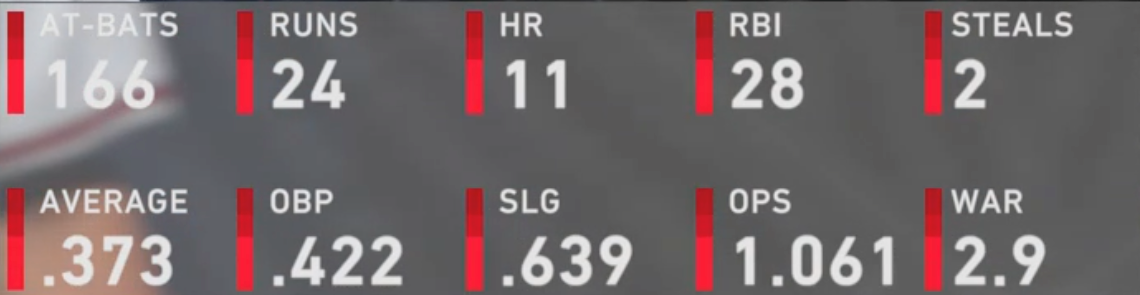
#> input picture divleague_crop.png, 1140 x 295 px
$ jupyter execute --allow-errors MLBScreenOCR.ipynb
#> lines starting #> are read from the running program, lines starting #| are printed output that depends on the picture; after the words box and inside, x2 and y2 are one past the last pixel; in counts of white or black regions, pixels touching at a corner belong together; long printed decimals are rounded
### classify.py
import numpy as np

H_DIV = 10
W_DIV = 3
REGION_THRESH = 0.6

class CharClassifier(object):
    def __init__(self,
                 feat_mat_filename='digit_feat_map.npy',
                 h_div=H_DIV, w_div=W_DIV, thresh_region=REGION_THRESH):
        self.feat_mat_filename = feat_mat_filename
        self.feat_mat_classes, self.feat_mat = self.load_feat_mat(feat_mat_filename)
        self.h_div = h_div
        self.w_div = w_div
        self.thresh_region = thresh_region

    def load_feat_mat(self, feat_mat_filename):
        data = np.load(feat_mat_filename)
        return data['feat_mat_classes'], data['feat_mat']

    def get_features(self, img):
        if np.max(img) == 255.:
            img = img / 255.
        h, w = img.shape
        h_win = int(h / self.h_div)
        w_win = int(w / self.w_div)
        div = (h_win * w_win)

        feat_ratio = h / w
        feat_regions = []
        for y in range(self.h_div):
            for x in range(self.w_div):
                win = img[y * h_win: (y+1) * h_win, x * w_win: (x+1) * w_win]
                occ_ratio = np.sum(win)
                occ_ratio /= div
                if occ_ratio >= self.thresh_region:
                    feat_regions.append(1.)
                else:
                    feat_regions.append(-1.)
        return feat_regions

    def classify(self, img):
        # Ratio intervals found in MLBScreenOCR
        h, w = img.shape
        ratio = h / w
        if ratio < 0.5:
            return '-'
        if ratio >= 0.5 and ratio < 1.3:
            return '.'
        if ratio >= 1.3 and ratio < 2.7:
            digit_features = self.get_features(img)
            idx = np.argmax(np.dot(self.feat_mat, digit_features))
            return str(self.feat_mat_classes[idx])
        if ratio >= 2.7:
            return '1'

    def __call__(self, img):
        return self.classify(img)

### MLBScreenOCR.ipynb
[cell 1]
import glob
import os

import cv2
import matplotlib.pyplot as plt
import numpy as np

from IPython.display import Image
from IPython.display import display

[cell 2]
img_files = ['divleague_crop.png', 'divleague2_crop.png']

## Load and preprocess cropped area

[cell 3]
def preprocess_img(img_filename):
#> called with img_filename = 'divleague_crop.png'
    img = cv2.imread(img_filename)
#> img is the input picture: shape (295, 1140, 3); mean B, G, R 107.7, 105.9, 116.7
    img_bw = cv2.cvtColor(img, cv2.COLOR_BGR2GRAY)
    img_bw = cv2.medianBlur(img_bw, 5)
    return img, img_bw

img1, img1_proc = preprocess_img(img_files[0])
img2, img2_proc = preprocess_img(img_files[1])
#> call 2 of preprocess_img, with img_filename = 'divleague2_crop.png'
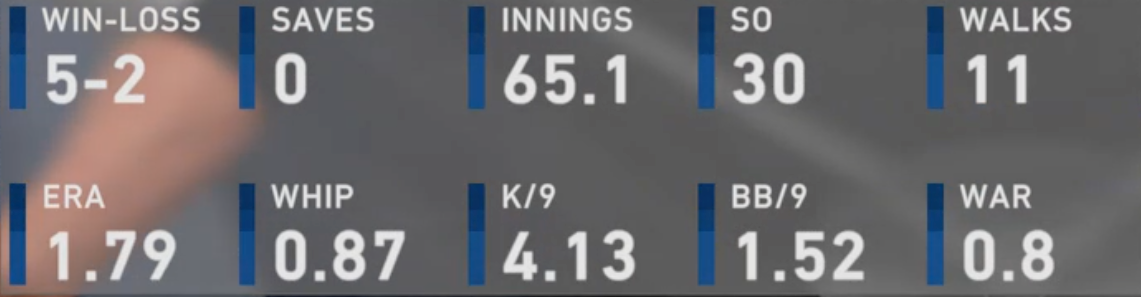
#> input picture divleague2_crop.png, 1141 x 297 px
#> in preprocess_img, img is the input picture: shape (297, 1141, 3); mean B, G, R 110.2, 107.3, 108.9
#> in preprocess_img (call 2), `img_bw = cv2.cvtColor(img, cv2.COLOR_BGR2GRAY)`:
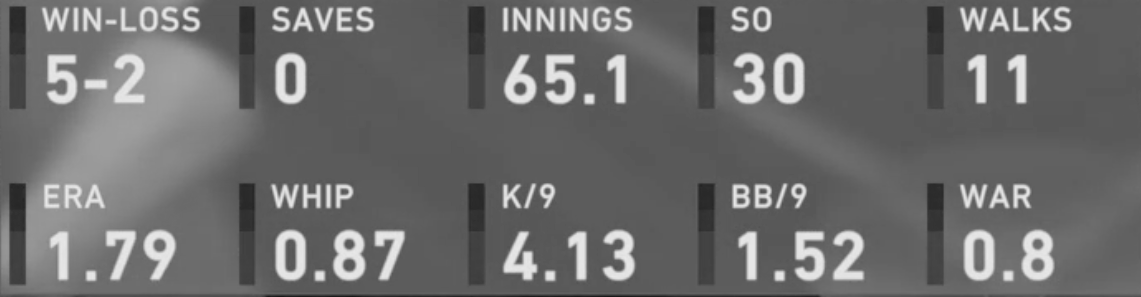
#> img_bw: shape (297, 1141); min 23, max 236, mean 108.1

def plot(images):
    plt.figure(figsize=(20,10))
#> (this line was passed over: IPython is not available in this run)
    columns = len(images)
#> columns = 4
    for i, image in enumerate(images):
        plt.subplot(len(images) / columns + 1, columns, i + 1)
        plt.imshow(image)
#> this loop made 1 pass

plot([img1, img2, img1_proc, img2_proc])
#> (the call stopped at in plot, `plt.subplot(len(images) / columns + 1, columns, i + 1)`: IPython is not available in this run)

## Threshold to find characters

[cell 4]
_, img1_thresh = cv2.threshold(img1_proc, 210, 255, cv2.THRESH_BINARY)
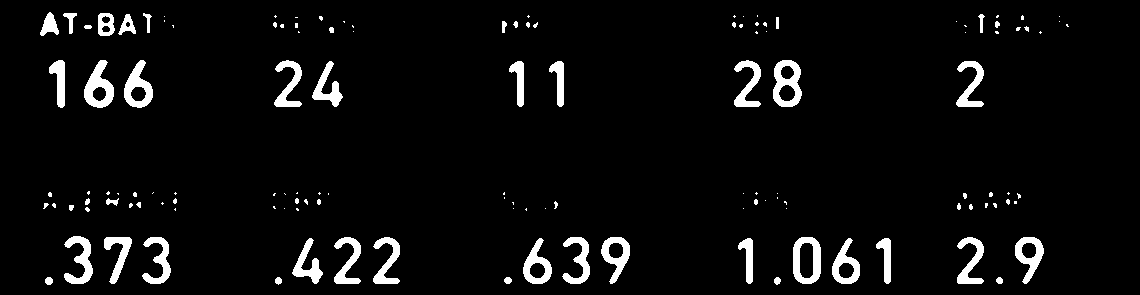
#> img1_thresh: shape (295, 1140); 5% white; 134 white regions (81 under 20 px), largest, box (x1, y1, x2, y2) and area: (773, 60, 802, 107) 801, (84, 60, 114, 108) 768, (793, 237, 821, 284) 756
_, img2_thresh = cv2.threshold(img2_proc, 210, 255, cv2.THRESH_BINARY)
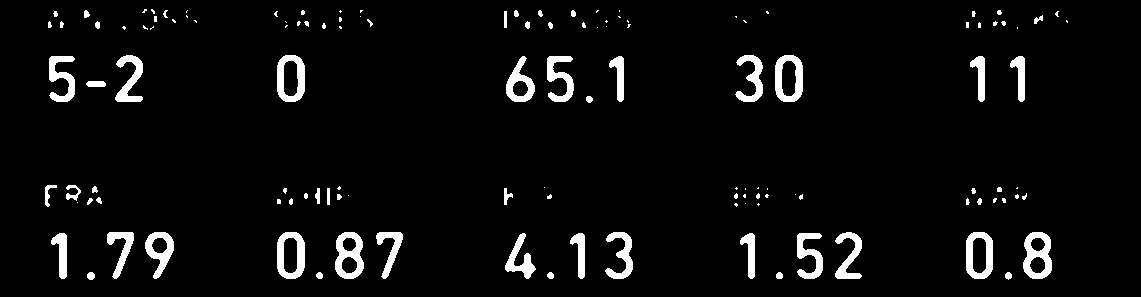
#> img2_thresh: shape (297, 1141); 4.7% white; 128 white regions (66 under 20 px), largest, box (x1, y1, x2, y2) and area: (1023, 232, 1052, 279) 806, (335, 232, 364, 279) 797, (775, 55, 803, 102) 751
plot([img1_thresh, img2_thresh])
#> the loop in plot, `for i, image in enumerate(images):` made 1 pass
#> (the call stopped at in plot, `plt.subplot(len(images) / columns + 1, columns, i + 1)`: IPython is not available in this run)

## Find characters as connected components and find text lines for numbers

[cell 5]
def get_numbers_bbox(img):
    ret, img_label = cv2.connectedComponents(img)
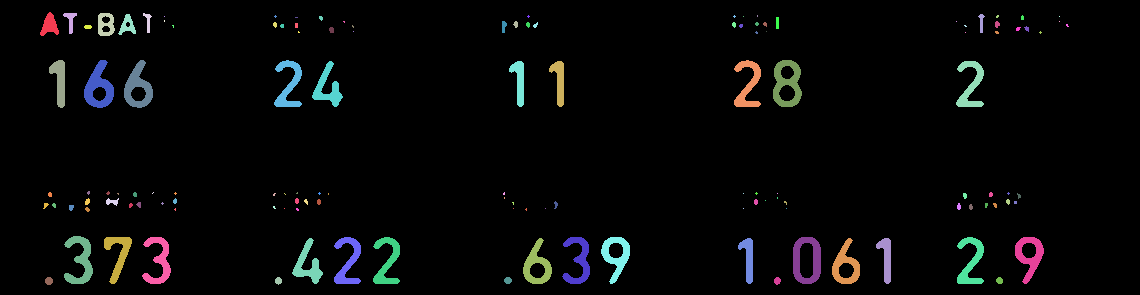
#> img_label: shape (295, 1140) int32; 135 distinct labels, from 0 to 134; one colour per label, 0 black
#> ret = 135
    labels = np.unique(img_label)
#> labels = 135 values from 0 to 134
    boxes = []
    for label in labels:
        y, x = np.where(img_label == label)  # row (y), col (x)
        min_y = np.min(y)
        min_x = np.min(x)
        max_y = np.max(y)
        max_x = np.max(x)
        box_h_diff = np.abs(max_y - min_y)
        box_w_diff = np.abs(max_x - min_x)
        boxes.append([min_x, min_y, max_x, max_y])
#> this loop made 135 passes
#> (min_y, min_x, max_y, max_x, box_h_diff, box_w_diff) on passes 1, 2, 3, 4, 5, 6, 11, 18, 22, 23, 25, 27: (0, 0, 294, 1139, 294, 1139), (12, 40, 35, 58, 23, 18), (13, 63, 33, 76, 20, 13), (13, 98, 35, 114, 22, 16), (13, 143, 32, 151, 19, 8), (14, 118, 34, 135, 20, 17), (14, 978, 32, 984, 18, 6), (17, 776, 28, 778, 11, 2), (21, 502, 32, 506, 11, 4), (21, 513, 27, 517, 6, 4), (21, 995, 27, 999, 6, 4), (22, 273, 27, 276, 5, 3)
#> (y, x, min_y, min_x, max_y, max_x, box_h_diff, box_w_diff) on passes 7, 8, 9, 10, 12, 14: ([15, 16, 16, 16, 17], [275, 274, 275, 276, 275], 15, 274, 17, 276, 2, 2), ([15, 16, 16, 16, 17], [528, 527, 528, 529, 528], 15, 527, 17, 529, 2, 2), ([15, 16, 16, 16, 17], [734, 733, 734, 735, 734], 15, 733, 17, 735, 2, 2), ([15, 16], [757, 757], 15, 757, 16, 757, 1, 0), ([15, 15, 16, 16, 16, 17, 17], [997, 998, 996, 997, 998, 996, 997], 15, 996, 17, 998, 2, 2), ([16], [164], 16, 164, 16, 164, 0, 0)
#> after the loop, boxes = 135 items, first 6: [0, 0, 1139, 294], [40, 12, 58, 35], [63, 13, 76, 33], [98, 13, 114, 35], [143, 13, 151, 32], [118, 14, 135, 34]

    height, width = img.shape
#> height = 295; width = 1140
    hist_x = np.zeros(width)
#> hist_x = 1140 values from 0 to 0
    hist_y = np.zeros(height)
#> hist_y = 295 values from 0 to 0
    for bbox in boxes:
        hist_x[bbox[0]: bbox[2]] += 1
        hist_y[bbox[1]: bbox[3]] += 1
#> this loop made 135 passes
#> bbox on passes 1 to 12: [0, 0, 1139, 294], [40, 12, 58, 35], [63, 13, 76, 33], [98, 13, 114, 35], [143, 13, 151, 32], [118, 14, 135, 34], [274, 15, 276, 17], [527, 15, 529, 17], [733, 15, 735, 17], [757, 15, 757, 16], [978, 14, 984, 32], [996, 15, 998, 17]
#> after the loop, hist_x = 1140 values, max 8 at index 296, min 0 at index 1139, mean 1.82; hist_y = 295 values, max 24 at index 25, min 0 at index 294, mean 6.35

    return boxes, hist_x, hist_y

bbox1, hist1_x, hist1_y = get_numbers_bbox(img1_thresh)
#> bbox1 has the same summary as boxes in get_numbers_bbox; hist1_x has the same summary as hist_x in get_numbers_bbox; hist1_y has the same summary as hist_y in get_numbers_bbox
bbox2, hist2_x, hist2_y = get_numbers_bbox(img2_thresh)
#> in get_numbers_bbox (call 2), `ret, img_label = cv2.connectedComponents(img)`:
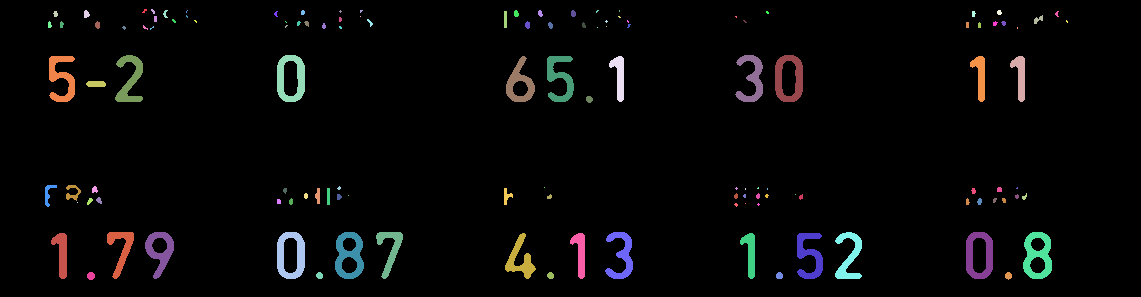
#> img_label: shape (297, 1141) int32; 129 distinct labels, from 0 to 128; one colour per label, 0 black
#> in get_numbers_bbox (call 2), `ret, img_label = cv2.connectedComponents(img)`: ret = 129
#> in get_numbers_bbox (call 2), `labels = np.unique(img_label)`: labels = 129 values from 0 to 128
#> the loop in get_numbers_bbox (call 2), `for label in labels:` made 129 passes
#> (min_y, min_x, max_y, max_x, box_h_diff, box_w_diff) on passes 1, 4, 5, 6, 9, 12, 13, 14, 15, 19, 20, 23: (0, 0, 296, 1140, 296, 1140), (11, 53, 16, 57, 5, 4), (10, 84, 17, 89, 7, 5), (10, 163, 17, 167, 7, 4), (10, 301, 14, 304, 4, 3), (11, 504, 27, 506, 16, 2), (10, 514, 16, 518, 6, 4), (10, 538, 16, 542, 6, 4), (10, 571, 16, 575, 6, 4), (11, 972, 16, 975, 5, 3), (10, 997, 14, 1001, 4, 4), (15, 1034, 23, 1042, 8, 8)
#> (y, x, min_y, min_x, max_y, max_x, box_h_diff, box_w_diff) on passes 2, 3, 7, 10, 11: ([9, 9, 9, 10, 10, 10, 11, 11, 12, 12, 12], [144, 145, 146, 144, 145, 146, 143, 144, 142, 143, 144], 9, 142, 12, 146, 3, 4), ([9, 9, 10, 10, 10, 11, 11, 11, 12, 12, 13, 13], [151, 152, 151, 152, 153, 152, 153, 154, 153, 154, 153, 154], 9, 151, 13, 154, 4, 3), ([10, 11, 12], [187, 186, 186], 10, 186, 12, 187, 2, 1), ([10, 11, 11, 11, 12], [340, 339, 340, 341, 340], 10, 339, 12, 341, 2, 2), ([10, 10, 10, 11, 11, 12], [360, 361, 362, 360, 361, 360], 10, 360, 12, 362, 2, 2)
#> the loop in get_numbers_bbox (call 2), `for bbox in boxes:` made 129 passes
#> bbox on passes 1 to 12: [0, 0, 1140, 296], [142, 9, 146, 12], [151, 9, 154, 13], [53, 11, 57, 16], [84, 10, 89, 17], [163, 10, 167, 17], [186, 10, 187, 12], [274, 11, 277, 16], [301, 10, 304, 14], [339, 10, 341, 12], [360, 10, 362, 12], [504, 11, 506, 27]

#> (the rest of this cell did not finish here and is left out)

[cell 6]
height, width = img1_thresh.shape
top_y1, top_y2 = 50 / height, 120 / height
bottom_y1, bottom_y2 = 225 / height, height / height

print(top_y1, top_y2, bottom_y1, bottom_y2)
#| 0.1695 0.4068 0.7627 1.0

[cell 7]
def filter_rows(bboxes, height, top_y1, top_y2, bottom_y1, bottom_y2):
#> called with height = 295, top_y1 = 0.169, top_y2 = 0.407, bottom_y1 = 0.763, bottom_y2 = 1
    if len(bboxes) > 0:
        top_row = []
        bottom_row = []

        # Filter for row by heuristic of pixels
        for bbox in bboxes:
            y1, y2 = bbox[1] / height, bbox[3] / height
            if y1 > top_y1 and y1 < top_y2 and y2 > top_y1 and y2 < top_y2:
                top_row.append(bbox)
            if y1 > bottom_y1 and y1 < bottom_y2 and y2 > bottom_y1 and y2 < bottom_y2:
                bottom_row.append(bbox)
        top_row.sort(key=lambda x:x[0])
        bottom_row.sort(key=lambda x:x[0])

    return top_row, bottom_row

chars1 = filter_rows(bbox1, img1_thresh.shape[0], top_y1, top_y2, bottom_y1, bottom_y2)
chars2 = filter_rows(bbox2, img2_thresh.shape[0], top_y1, top_y2, bottom_y1, bottom_y2)
#> the loop in filter_rows (call 2), `for bbox in bboxes:` made 129 passes

def plot_bbox(img_orig, rows):
    img = img_orig.copy()
    top_row, bottom_row = rows
    for bbox in top_row:
        img = cv2.rectangle(img, (bbox[0], bbox[1]), (bbox[2], bbox[3]), (255, 0, 0), thickness=3)
#> this loop made 10 passes
#> bbox on passes 1 to 10: [49, 60, 64, 107], [84, 60, 113, 107], [124, 60, 152, 107], [274, 60, 301, 106], [312, 61, 342, 106], [509, 61, 523, 106], [549, 61, 563, 106], [734, 60, 760, 106], [773, 60, 801, 106], [956, 61, 983, 106]
#> img: shape (295, 1140, 3)
    for bbox in bottom_row:
        img = cv2.rectangle(img, (bbox[0], bbox[1]), (bbox[2], bbox[3]), (0, 255, 0), thickness=3)
#> this loop made 20 passes
#> bbox on passes 1 to 12: [45, 277, 52, 284], [64, 236, 92, 283], [104, 237, 131, 283], [142, 237, 170, 283], [275, 277, 281, 284], [292, 238, 322, 283], [334, 237, 360, 283], [373, 237, 399, 283], [504, 277, 511, 283], [523, 238, 551, 283], [562, 237, 589, 283], [601, 237, 629, 283]
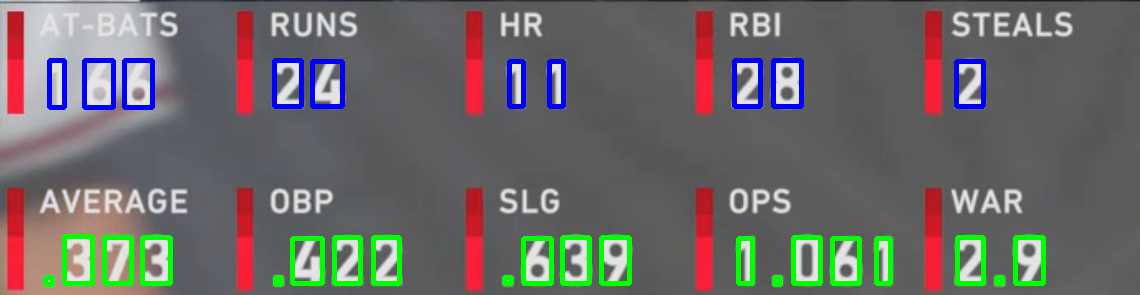
#> img: shape (295, 1140, 3); mean B, G, R 104.5, 105.9, 108.1
    return img

img1_rect = plot_bbox(img1, chars1)
img2_rect = plot_bbox(img2, chars2)
#> the loop in plot_bbox (call 2), `for bbox in top_row:` made 12 passes
#> bbox on passes 1 to 12: [49, 56, 74, 101], [86, 81, 105, 86], [115, 55, 142, 101], [277, 55, 304, 101], [506, 56, 534, 101], [547, 56, 573, 101], [586, 96, 592, 102], [609, 56, 623, 101], [735, 55, 762, 101], [775, 55, 802, 101], [970, 56, 984, 101], [1010, 56, 1024, 101]
#> after the loop in plot_bbox (call 2), `for bbox in top_row:`:
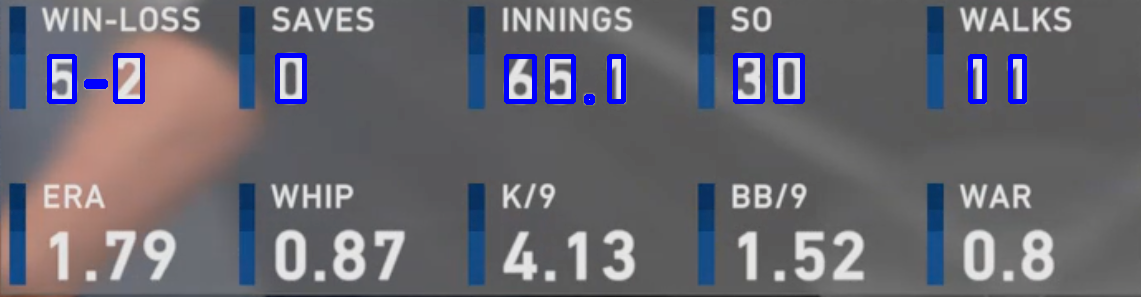
#> img: shape (297, 1141, 3); mean B, G, R 112, 103.9, 105.4
#> the loop in plot_bbox (call 2), `for bbox in bottom_row:` made 19 passes
#> bbox on passes 1 to 12: [51, 233, 66, 278], [87, 272, 94, 279], [107, 232, 133, 278], [145, 232, 173, 278], [277, 232, 304, 278], [316, 272, 322, 278], [335, 232, 363, 278], [376, 232, 402, 278], [505, 233, 535, 278], [547, 272, 553, 278], [570, 233, 584, 278], [605, 232, 632, 278]
#> after the loop in plot_bbox (call 2), `for bbox in bottom_row:`:
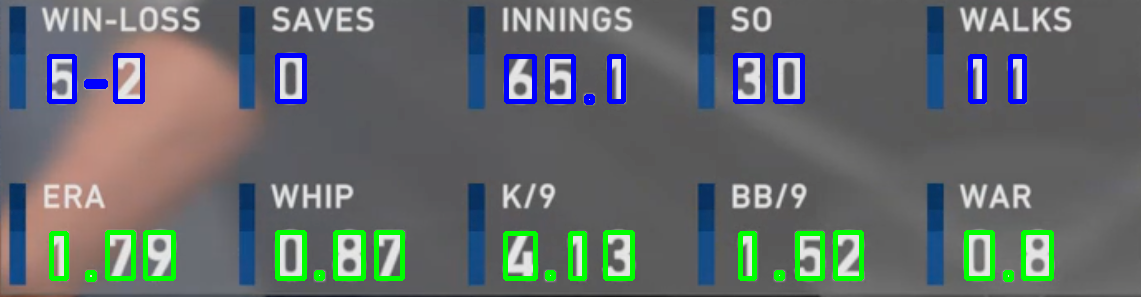
#> img: shape (297, 1141, 3); mean B, G, R 107.2, 106.7, 100.5
plot([img1_rect, img2_rect])
#> (the call stopped at in plot, `plt.subplot(len(images) / columns + 1, columns, i + 1)`: IPython is not available in this run)

## Create classifier for characters

[cell 8]
h_reg = 10
w_reg = 3

def get_features(img):
    h, w = img.shape
    img = img / 255.

    h_win = int(h / h_reg)
    w_win = int(w / w_reg)
    div = (h_win * w_win)
    thresh_region = 0.6

    feat_ratio = h / w
    feat_regions = []
    for y in range(h_reg):
        for x in range(w_reg):
            win = img[y * h_win: (y+1) * h_win, x * w_win: (x+1) * w_win]
            occ_ratio = np.sum(win)
            occ_ratio /= div
            if occ_ratio >= thresh_region:
                feat_regions.append(1.)
            else:
                feat_regions.append(-1.)

    return [feat_ratio, *feat_regions]

train_files = glob.glob(os.path.join('data', 'train', '*.png'))
class_list = []
feat_mat = []
for train_file in train_files:
    img = cv2.imread(train_file)
    img = cv2.cvtColor(img, cv2.COLOR_BGR2GRAY)
    h, w = img.shape
    feat = get_features(img)
    char_class = train_file.split('/')[-1].split('.')[0]
    class_list.append(char_class)
    feat_mat.append(feat[1:])
    print(char_class, feat[0])

[cell 9]
for c, f in zip(class_list, feat_mat):
    print(c)
    display(np.array(f).reshape(h_reg, w_reg))

[cell 10]
feat_mat_classes = [0, 2, 3, 4, 5, 6, 7, 8, 9]
#> (the rest of this cell did not finish here and is left out)

[cell 11]
import classify

char_classifier = classify.CharClassifier('digit_feat_map.npy')
#> (reads digit_feat_map.npy from the repository)

test_files = glob.glob(os.path.join('chars', '*', '*.png'))
for test_file in test_files:
    img = cv2.imread(test_file)
    img = cv2.cvtColor(img, cv2.COLOR_BGR2GRAY)
    h, w = img.shape
    actual_char_class = test_file.split('/')[1]
    if actual_char_class == 'dash':
        actual_char_class = '-'
    if actual_char_class == 'dot':
        actual_char_class = '.'
    predicted_class = char_classifier.classify(img)

    print(test_file, actual_char_class == predicted_class)

## Find heuristic to separate chars into groups

[cell 12]
for row in chars1:
    tmp_row = []
    bbox = row[0]
    cur = [char_classifier(img1_thresh[bbox[1]: bbox[3], bbox[0]: bbox[2]])]
    last = row[0][2]
    for bbox in row[1:]:
        char_class = char_classifier(img1_thresh[bbox[1]: bbox[3], bbox[0]: bbox[2]])
        dist = bbox[0] - last
        print(char_class, dist)
        if not cur or dist < 40:
            cur.append(char_class)
        else:
            tmp_row.append(str(''.join(cur)))
            cur = [char_class]
        last = bbox[2]
        if char_class == '-':
            hitter = False
    cur.append(char_class)
    tmp_row.append(str(''.join(cur)))
    print(tmp_row)
#> this loop made 2 passes
#> (printed output is left out)
#> pass 1, in get_features (call 4), `img = img / 255.`:
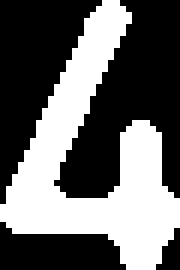
#> img: shape (45, 30) float64 (shown 6 times larger); values 0 (black) and 1 (white), 40.4% white; 1 white region, box (x1, y1, x2, y2) and area: (0, 0, 30, 45) 546

h, w = img1_thresh.shape
print(40 / w)
#| 0.03509
